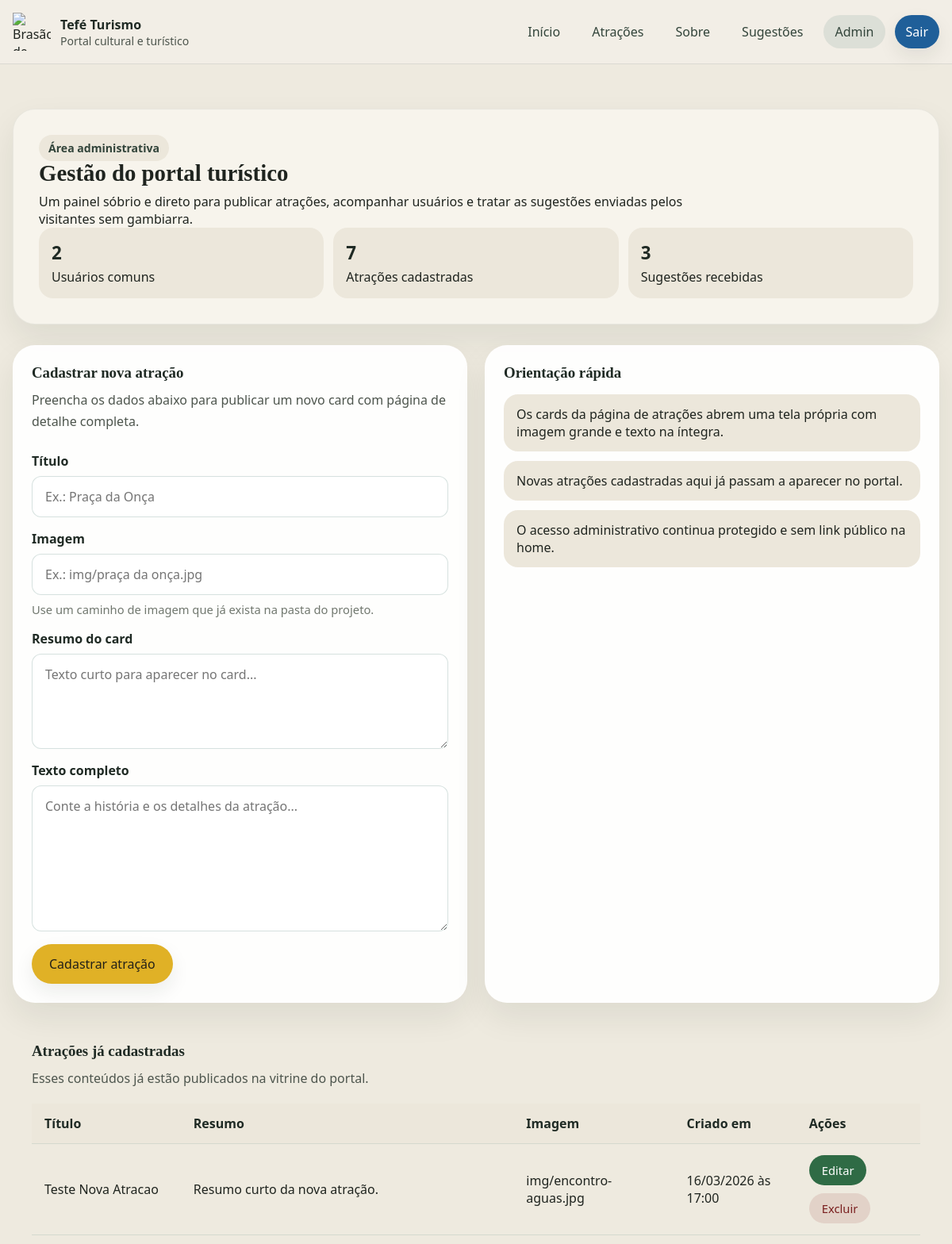
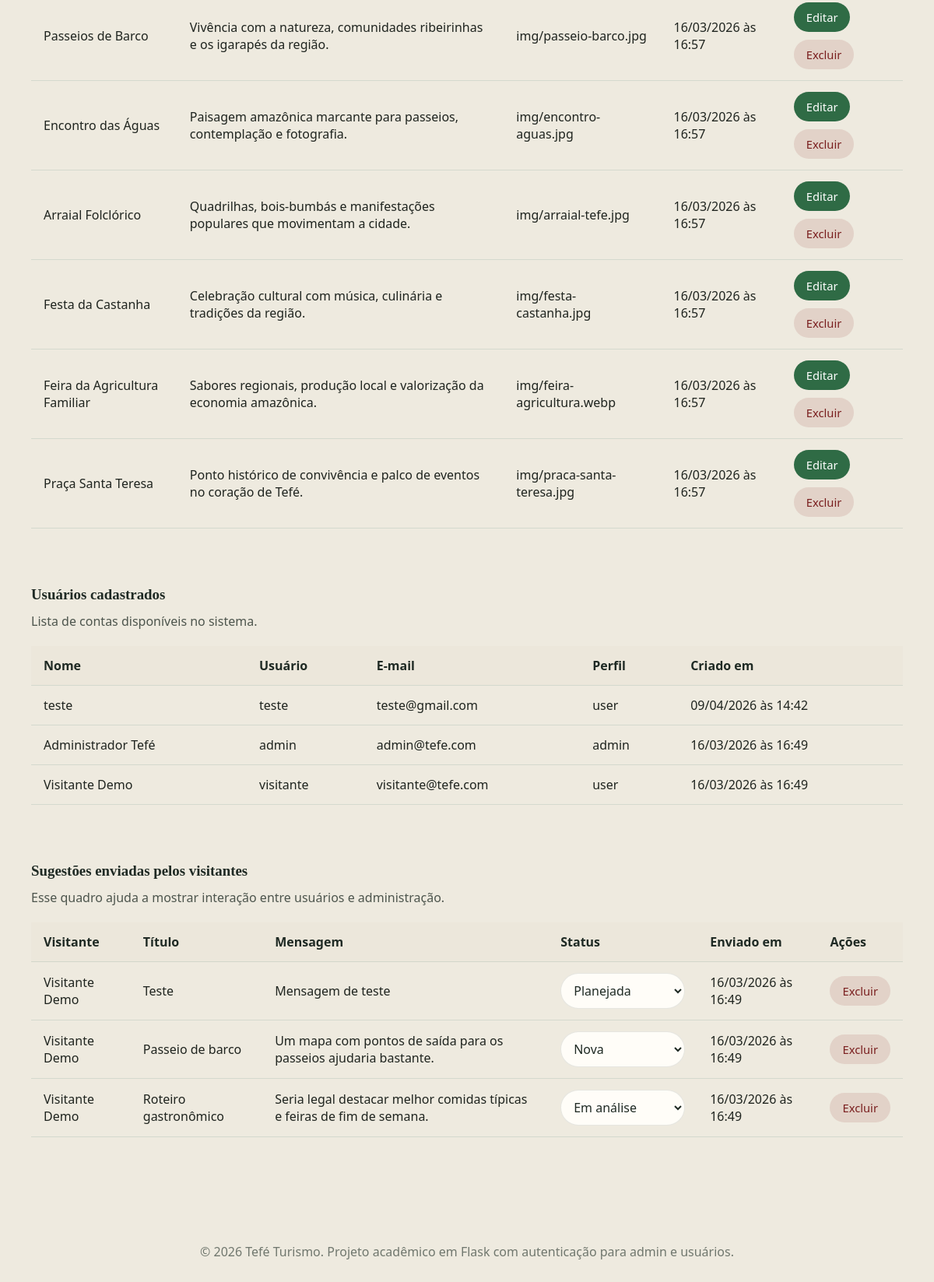
The page /admin (signed in) on the database its author committed (2 pictures, top to bottom).
### tables this page shows
CREATE TABLE attractions (
            id INTEGER PRIMARY KEY AUTOINCREMENT,
            title TEXT NOT NULL UNIQUE,
            summary TEXT NOT NULL,
            content TEXT NOT NULL,
            image TEXT NOT NULL,
            created_by INTEGER,
            created_at TIMESTAMP DEFAULT CURRENT_TIMESTAMP,
            FOREIGN KEY (created_by) REFERENCES users (id)
        );

CREATE TABLE users (
            id INTEGER PRIMARY KEY AUTOINCREMENT,
            name TEXT NOT NULL,
            username TEXT NOT NULL UNIQUE,
            email TEXT NOT NULL UNIQUE,
            password_hash TEXT NOT NULL,
            role TEXT NOT NULL CHECK(role IN ('admin', 'user')),
            created_at TIMESTAMP DEFAULT CURRENT_TIMESTAMP
        );

CREATE TABLE suggestions (
            id INTEGER PRIMARY KEY AUTOINCREMENT,
            user_id INTEGER NOT NULL,
            title TEXT NOT NULL,
            message TEXT NOT NULL,
            status TEXT NOT NULL DEFAULT 'Nova',
            created_at TIMESTAMP DEFAULT CURRENT_TIMESTAMP,
            FOREIGN KEY (user_id) REFERENCES users (id)
        );

### app.py (the view, shortened to what this page needs)
@app.route("/admin", methods=["GET", "POST"])
@login_required
@role_required("admin")
def admin_dashboard():
    db = get_db()
    edit_attraction_id = request.args.get("editar_atracao", type=int)
    users = db.execute(
        """
        SELECT id, name, username, email, role, created_at
        FROM users
        ORDER BY created_at DESC
        """
    ).fetchall()
    suggestions = db.execute(
        """
        SELECT s.id, s.title, s.message, s.status, s.created_at, u.name
        FROM suggestions s
        JOIN users u ON u.id = s.user_id
        ORDER BY s.created_at DESC, s.id DESC
        """
    ).fetchall()
    attractions = fetch_attractions()
    attraction_in_edit = None
    if edit_attraction_id:
        attraction_in_edit = get_attraction_or_404(edit_attraction_id)
    stats = {
        "users": db.execute(
            "SELECT COUNT(*) AS total FROM users WHERE role = 'user'"
        ).fetchone()["total"],
        "admins": db.execute(
            "SELECT COUNT(*) AS total FROM users WHERE role = 'admin'"
        ).fetchone()["total"],
        "suggestions": db.execute(
            "SELECT COUNT(*) AS total FROM suggestions"
        ).fetchone()["total"],
        "attractions": db.execute(
            "SELECT COUNT(*) AS total FROM attractions"
        ).fetchone()["total"],
    }
    return render_template(
        "dashboard_admin.html",
        users=users,
        suggestions=suggestions,
        attractions=attractions,
        attraction_in_edit=attraction_in_edit,
        stats=stats,
        status_options=STATUS_OPTIONS,
    )

### app.py (called while the page is built, shortened)
def get_db() -> sqlite3.Connection:
    if "db" not in g:
        g.db = sqlite3.connect(DATABASE)
        g.db.row_factory = sqlite3.Row
    return g.db

def parse_datetime(value: str | None) -> datetime | None:
    if not value:
        return None
    for fmt in ("%Y-%m-%d %H:%M:%S", "%Y-%m-%d"):
        try:
            return datetime.strptime(value, fmt)
        except ValueError:
            continue
    return None

def format_datetime(value: str | None) -> str:
    parsed = parse_datetime(value)
    if not parsed:
        return "-"
    return parsed.strftime("%d/%m/%Y às %H:%M")

@app.template_filter("datetime_br")
def datetime_br(value: str | None) -> str:
    return format_datetime(value)

def login_required(view):
    @wraps(view)
    def wrapped_view(*args, **kwargs):
        if not session.get("user_id"):
            flash("Faça login para acessar essa área.", "error")
            return redirect(url_for("login"))
        return view(*args, **kwargs)
    return wrapped_view

def role_required(role: str):
    def decorator(view):
        @wraps(view)
        def wrapped_view(*args, **kwargs):
            return view(*args, **kwargs)
        return wrapped_view
    return decorator

@app.context_processor
def inject_user():
    return {
        "current_user": {
            "id": session.get("user_id"),
            "name": session.get("name"),
            "role": session.get("role"),
        }
    }

def fetch_attractions(limit: int | None = None) -> list[sqlite3.Row]:
    query = """
        SELECT id, title, summary, content, image, created_at
        FROM attractions
        ORDER BY created_at DESC, id DESC
    """
    if limit:
        query += " LIMIT ?"
        return get_db().execute(query, (limit,)).fetchall()
    return get_db().execute(query).fetchall()

### templates/dashboard_admin.html (shortened to what this page needs)
{% extends "base.html" %}
{% block content %}
<main class="page-content dashboard-layout">
    <section class="dashboard-banner">
        <span class="badge">Área administrativa</span>
        <h1>Gestão do portal turístico</h1>
        <p>
            Um painel sóbrio e direto para publicar atrações, acompanhar usuários e tratar as
            sugestões enviadas pelos visitantes sem gambiarra.
        </p>
        <div class="quick-stats">
            <div>
                <strong>{{ stats.users }}</strong>
                <span>Usuários comuns</span>
            </div>
            <div>
                <strong>{{ stats.attractions }}</strong>
                <span>Atrações cadastradas</span>
            </div>
            <div>
                <strong>{{ stats.suggestions }}</strong>
                <span>Sugestões recebidas</span>
            </div>
        </div>
    </section>
    <section class="grid-2">
        <article class="panel-card">
            <h3>{% if attraction_in_edit %}Editar atração{% else %}Cadastrar nova atração{% endif %}</h3>
            <p>
                {% if attraction_in_edit %}
                    Atualize as informações e mantenha a vitrine do portal sempre redonda.
                {% else %}
                    Preencha os dados abaixo para publicar um novo card com página de detalhe completa.
                {% endif %}
            </p>
            <form method="post" class="form-stack">
                <div class="form-group">
                    <label for="title">Título</label>
                    <input id="title" name="title" value="{{ attraction_in_edit.title if attraction_in_edit else '' }}" placeholder="Ex.: Praça da Onça" required>
                </div>
                <div class="form-group">
                    <label for="image">Imagem</label>
                    <input id="image" name="image" value="{{ attraction_in_edit.image if attraction_in_edit else '' }}" placeholder="Ex.: img/praça da onça.jpg" required>
                    <span class="input-hint">Use um caminho de imagem que já exista na pasta do projeto.</span>
                </div>
                <div class="form-group">
                    <label for="summary">Resumo do card</label>
                    <textarea id="summary" name="summary" rows="3" placeholder="Texto curto para aparecer no card..." required>{{ attraction_in_edit.summary if attraction_in_edit else '' }}</textarea>
                </div>
                <div class="form-group">
                    <label for="content">Texto completo</label>
                    <textarea id="content" name="content" rows="7" placeholder="Conte a história e os detalhes da atração..." required>{{ attraction_in_edit.content if attraction_in_edit else '' }}</textarea>
                </div>
                <div class="inline-actions">
                    <button class="button button-primary" type="submit">
                        {% if attraction_in_edit %}Salvar atração{% else %}Cadastrar atração{% endif %}
                    </button>
                </div>
            </form>
        </article>
        <article class="panel-card">
            <h3>Orientação rápida</h3>
            <ul>
                <li>Os cards da página de atrações abrem uma tela própria com imagem grande e texto na íntegra.</li>
                <li>Novas atrações cadastradas aqui já passam a aparecer no portal.</li>
                <li>O acesso administrativo continua protegido e sem link público na home.</li>
            </ul>
        </article>
    </section>
    <section class="table-card">
        <h2>Atrações já cadastradas</h2>
        <p>Esses conteúdos já estão publicados na vitrine do portal.</p>
        <div class="table-wrapper">
            <table>
                <thead>
                        <tr>
                            <th>Título</th>
                            <th>Resumo</th>
                            <th>Imagem</th>
                            <th>Criado em</th>
                            <th>Ações</th>
                        </tr>
                </thead>
                <tbody>
                    {% for attraction in attractions %}
                        <tr>
                            <td>{{ attraction.title }}</td>
                            <td>{{ attraction.summary }}</td>
                            <td>{{ attraction.image }}</td>
                            <td>{{ attraction.created_at|datetime_br }}</td>
                            <td>
                                <div class="table-actions">
                                    <a class="button button-small button-tertiary" href="{{ url_for('admin_dashboard', editar_atracao=attraction.id) }}">Editar</a>
                                    <form method="post" action="{{ url_for('delete_attraction', attraction_id=attraction.id) }}" onsubmit="return confirm('Deseja excluir esta atração?');">
                                        <button class="button button-small button-danger" type="submit">Excluir</button>
                                    </form>
                                </div>
                            </td>
                        </tr>
                    {% endfor %}
                </tbody>
            </table>
        </div>
    </section>
    <section class="table-card">
        <h2>Usuários cadastrados</h2>
        <p>Lista de contas disponíveis no sistema.</p>
        <div class="table-wrapper">
            <table>
                <thead>
                    <tr>
                        <th>Nome</th>
                        <th>Usuário</th>
                        <th>E-mail</th>
                        <th>Perfil</th>
                        <th>Criado em</th>
                    </tr>
                </thead>
                <tbody>
                    {% for user in users %}
                        <tr>
                            <td>{{ user.name }}</td>
                            <td>{{ user.username }}</td>
                            <td>{{ user.email }}</td>
                            <td>{{ user.role }}</td>
                            <td>{{ user.created_at|datetime_br }}</td>
                        </tr>
                    {% endfor %}
                </tbody>
            </table>
        </div>
    </section>
    <section class="table-card">
        <h2>Sugestões enviadas pelos visitantes</h2>
        <p>Esse quadro ajuda a mostrar interação entre usuários e administração.</p>
        {% if suggestions %}
            <div class="table-wrapper">
                <table>
                    <thead>
                        <tr>
                            <th>Visitante</th>
                            <th>Título</th>
                            <th>Mensagem</th>
                            <th>Status</th>
                            <th>Enviado em</th>
                            <th>Ações</th>
                        </tr>
                    </thead>
                    <tbody>
                        {% for item in suggestions %}
                            <tr>
                                <td>{{ item.name }}</td>
                                <td>{{ item.title }}</td>
                                <td>{{ item.message }}</td>
                                <td>
                                    <form method="post" class="status-form">
                                        <select name="status" onchange="this.form.submit()">
                                            {% for status in status_options %}
                                                <option value="{{ status }}" {% if item.status == status %}selected{% endif %}>{{ status }}</option>
                                            {% endfor %}
                                        </select>
                                    </form>
                                </td>
                                <td>{{ item.created_at|datetime_br }}</td>
                                <td>
                                    <div class="table-actions">
                                        <form method="post" action="{{ url_for('delete_suggestion_admin', suggestion_id=item.id) }}" onsubmit="return confirm('Deseja excluir esta sugestão?');">
                                            <button class="button button-small button-danger" type="submit">Excluir</button>
                                        </form>
                                    </div>
                                </td>
                            </tr>
                        {% endfor %}
                    </tbody>
                </table>
            </div>
        {% else %}
            <div class="empty-state">
                <p>Nenhuma sugestão recebida até agora.</p>
            </div>
        {% endif %}
    </section>
</main>
{% endblock %}

### rows shown on the page
attractions: title "Teste Nova Atracao", summary "Resumo curto da nova atração.", image "img/encontro-aguas.jpg", created_at "16/03/2026 às 17:00"
attractions: title "Passeios de Barco", summary "Vivência com a natureza, comunidades ribeirinhas e os igarapés da região.", image "img/passeio-barco.jpg", created_at "16/03/2026 às 16:57"
attractions: title "Encontro das Águas", summary "Paisagem amazônica marcante para passeios, contemplação e fotografia.", image "img/encontro-aguas.jpg", created_at "16/03/2026 às 16:57"
attractions: title "Arraial Folclórico", summary "Quadrilhas, bois-bumbás e manifestações populares que movimentam a cidade.", image "img/arraial-tefe.jpg", created_at "16/03/2026 às 16:57"
attractions: title "Festa da Castanha", summary "Celebração cultural com música, culinária e tradições da região.", image "img/festa-castanha.jpg", created_at "16/03/2026 às 16:57"
attractions: title "Feira da Agricultura Familiar", summary "Sabores regionais, produção local e valorização da economia amazônica.", image "img/feira-agricultura.webp", created_at "16/03/2026 às 16:57"
attractions: title "Praça Santa Teresa", summary "Ponto histórico de convivência e palco de eventos no coração de Tefé.", image "img/praca-santa-teresa.jpg", created_at "16/03/2026 às 16:57"
users: name "teste", username "teste", email "teste@gmail.com", role "user", created_at "09/04/2026 às 14:42"
users: name "Administrador Tefé", username "admin", email "admin@tefe.com", role "admin", created_at "16/03/2026 às 16:49"
users: name "Visitante Demo", username "visitante", email "visitante@tefe.com", role "user", created_at "16/03/2026 às 16:49"
suggestions: name "Visitante Demo", title "Teste", message "Mensagem de teste", status "Planejada", created_at "16/03/2026 às 16:49"
suggestions: name "Visitante Demo", title "Passeio de barco", message "Um mapa com pontos de saída para os passeios ajudaria bastante.", status "Nova", created_at "16/03/2026 às 16:49"
suggestions: name "Visitante Demo", title "Roteiro gastronômico", message "Seria legal destacar melhor comidas típicas e feiras de fim de semana.", status "Em análise", created_at "16/03/2026 às 16:49"

### other values the page prints
{{ stats.users }} "2"
{{ stats.attractions }} "7"
{{ stats.suggestions }} "3"
